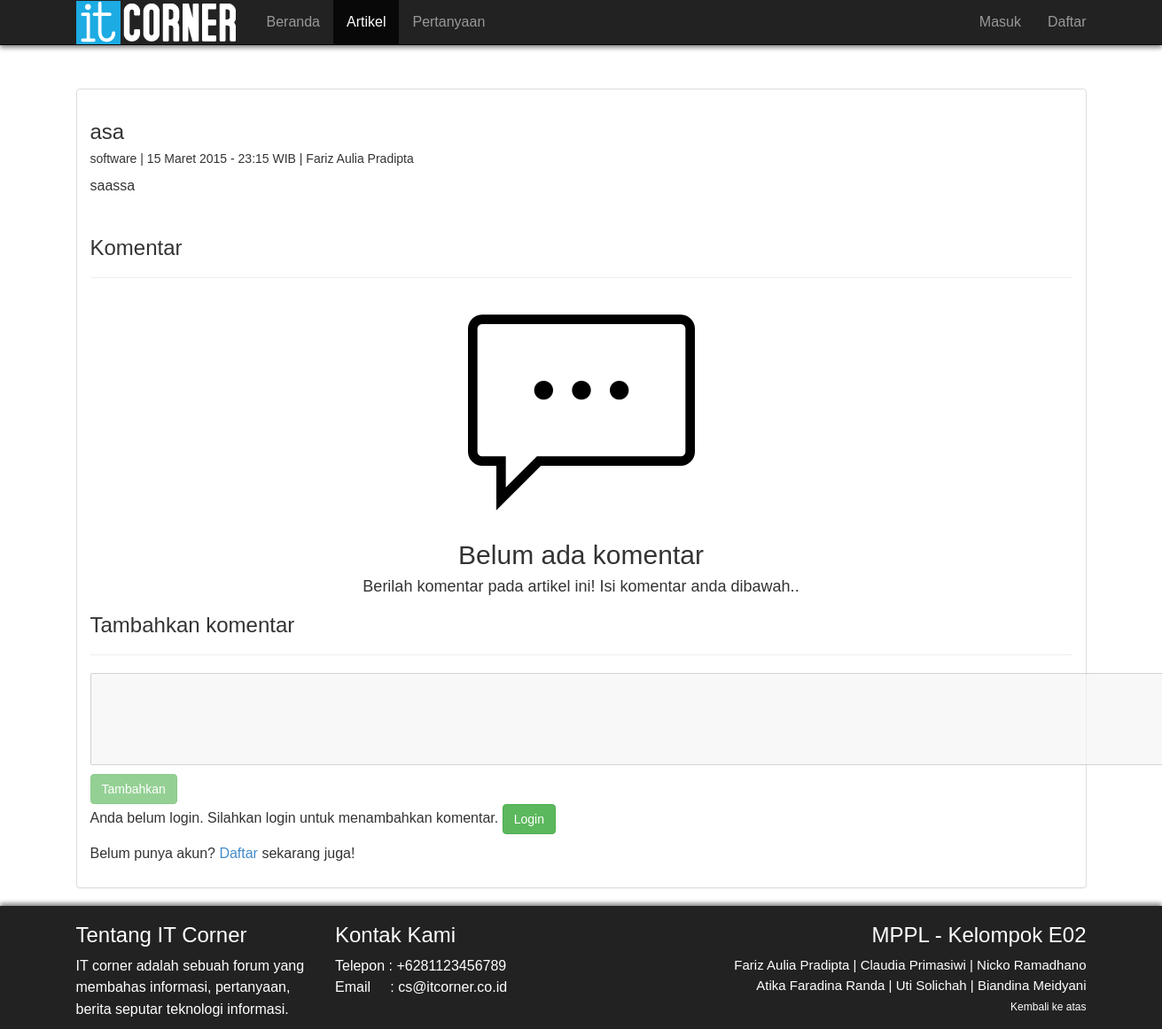
/isi_artikel.php?id=3, run on the app's committed database.
### tables this page shows
CREATE TABLE IF NOT EXISTS `artikel` (
`id_artikel` int(10) NOT NULL,
  `username` varchar(50) NOT NULL,
  `judul_artikel` varchar(100) NOT NULL,
  `isi_artikel` text NOT NULL,
  `kategori_artikel` varchar(50) NOT NULL,
  `tanggal` datetime NOT NULL DEFAULT CURRENT_TIMESTAMP,
  `status` varchar(10) NOT NULL
);

CREATE TABLE IF NOT EXISTS `user` (
  `username` varchar(50) NOT NULL,
  `nama` varchar(50) NOT NULL,
  `password` varchar(50) NOT NULL,
  `email` varchar(50) NOT NULL,
  `jenis_user` varchar(50) NOT NULL
);

### isi_artikel.php (the view, shortened to what this page needs)
<!doctype html>
<html>
<head>
  <link rel="stylesheet" href="assets/bootstrap/css/bootstrap.min.css">
</head>
<body>
  <div class="container">
    <div class="navbar navbar-fixed-top navbar-inverse outer-navbar">
      <div class="container">
        <div class="collapse navbar-collapse">
          <ul class="nav navbar-nav">
            <li>
            <img src="it_corner.png" style="padding-top:1px">
            </li>
            <li>
              <a href="home.php">Beranda</a>
            </li>
            <li class="active">
              <a href="list_artikel.php">Artikel</a>
            </li>
            <li>
              <a href="list_pertanyaan.php">Pertanyaan</a>
            </li>
            <?php session_start(); include 'header.php'; ?>
        </div>
      </div>
    </div>
    <div class="row" style="padding-top:100px;">
      <div class="col-md-12">
        <div class="panel panel-default">
          <div class="panel-body">
    <?php
    $kode = $_GET['id'];
    if(mysql_query("select a.judul_artikel, a.kategori_artikel, DATE_FORMAT(a.tanggal, '%d-%m-%Y - %H:%i') AS tanggal , u.nama, a.isi_artikel from artikel as a,user as u where a.id_artikel=".$kode." && a.username=u.username;"))
    {
      $row = mysql_query("select a.judul_artikel, a.kategori_artikel, DATE_FORMAT(a.tanggal, '%d-%m-%Y - %H:%i') AS tanggal , u.nama, a.isi_artikel from artikel as a,user as u where a.id_artikel=".$kode." && a.username=u.username;");
      $result = mysql_fetch_array($row);
      $judul = $result[0];
      $kategori = $result[1];
      $tanggal = $result[2];
      $nama = $result[3];
      $isi = $result[4];
      $day = substr($tanggal, 0, 2);
      $coba = substr($tanggal, 3, 2);
      $yeartime = substr($tanggal, 6);
      if($coba == '01')
      {
        $coba = 'Januari';
      }
      elseif($coba == '02')
      {
        $coba = 'Februari';
      }
      elseif($coba == '03')
      {
        $coba = 'Maret';
      }
      elseif($coba == '04')
      {
        $coba = 'April';
      }
      elseif($coba == '05')
      {
        $coba = 'Mei';
      }
      elseif($coba == '06')
      {
        $coba = 'Juni';
      }
      elseif($coba == '07')
      {
        $coba = 'Juli';
      }
      elseif($coba == '08')
      {
        $coba = 'Agustus';
      }
      elseif($coba == '09')
      {
        $coba = 'September';
      }
      elseif($coba == '10')
      {
        $coba = 'Oktober';
      }
      elseif($coba == '11')
      {
        $coba = 'November';
      }
      elseif($coba == '12')
      {
        $coba = 'Desember';
      }
      $format_tanggal = $day . ' ' . $coba . ' ' . $yeartime . ' WIB';
      echo '
              <h3 align="left">'.$judul.'</h3>
              <h5>'.$kategori.' | '.$format_tanggal.' | '.$nama.'</h5>
              <p align="left">
                  '.$isi.'
                  <br><br>
              </p>
      ';
      echo '<h3>Komentar</h3>
            <hr>';
            $que = "SELECT COUNT(*) as count FROM komentar WHERE id_artikel='$kode'";
            if($result=mysql_query($que))
            {
              $obj=mysql_fetch_object($result);
              $jml = $obj->count;
            }
            if($jml == 0)
            {
              if(isset($_SESSION['nama']))
              {
                if($_SESSION['nama'] == "Admin")
                {
                  echo '<p align="center"><img src="comment.png" align="center"></p>';
                  echo '<h2 align="center">Belum ada komentar untuk artikel ini</h2>';
                }
                else
                {
                  echo '<p align="center"><img src="comment.png" align="center"></p>';
                  echo '<h2 align="center">Belum ada komentar</h2>';
                  echo '<h4 align="center">Berilah komentar pada artikel ini! Isi komentar anda dibawah..</h4>';
                }
              }
              else
              {
                echo '<p align="center"><img src="comment.png" align="center"></p>';
                echo '<h2 align="center">Belum ada komentar</h2>';
                echo '<h4 align="center">Berilah komentar pada artikel ini! Isi komentar anda dibawah..</h4>';
              }
            }
        }
        ?>
            <?php
              if(empty($_SESSION['nama']))
              {
                echo '<h3 align="left">Tambahkan komentar</h3>
                      <hr>';
                $a = urlencode($_SERVER['REQUEST_URI']);
                $b = 'login.php?location=' .$a;
                $c = 'daftar.php?location=' .$a;
                echo '<form method="post" action="'. $b .'">
                          <fieldset disabled>
                            <p align="left"><textarea name="komentar" rows="4" cols="133"> </textarea></p>
                            <input class="btn btn-success" type="submit" value="Tambahkan"/>
                          </fieldset>
                          <p>Anda belum login. Silahkan login untuk menambahkan komentar.
                          <input class="btn btn-success" type="submit" value="Login"/></p>
                          <p>Belum punya akun? <a href="'. $c .'">Daftar</a> sekarang juga!</p>
                        </form>';
              }
            ?>
          </div>
        </div>
      </div>
    </div>
  </div>
  <div class="footer outer-footer">
     <div class="container">
       <div class="row">
         <div class="col-md-3">
           <h3 style="color:white;">Tentang IT Corner</h3>
           <p style="color:white">IT corner adalah sebuah forum yang membahas informasi, pertanyaan, berita seputar teknologi informasi.</p>
        </div>
        <div class="col-md-3">
           <h3 style="color:white">Kontak Kami</h3>
          <p style="color:white">Telepon&nbsp;: +6281123456789 <br> Email&nbsp;&nbsp;&nbsp;&nbsp;&nbsp;: cs@itcorner.co.id</p>
        </div>
        <div class="col-md-6">
           <h3 style="color:white;" align="right">MPPL - Kelompok E02</h3>
          <p style="color:white;font-size:15px;" align="right">Fariz Aulia Pradipta | Claudia Primasiwi | Nicko Ramadhano<br>Atika Faradina Randa | Uti Solichah | Biandina Meidyani<br><a href="#top" style="color:white;font-size:12px;" align="right">Kembali ke atas</a></p>
        </div>
      </div>
    </div>
  </div>
</body>
</html>

### data on the page
artikel: judul_artikel "asa", kategori_artikel "software", username.nama "Fariz Aulia Pradipta", isi_artikel "saassa"

### other printed values
$format_tanggal "15 Maret 2015 - 23:15 WIB"
